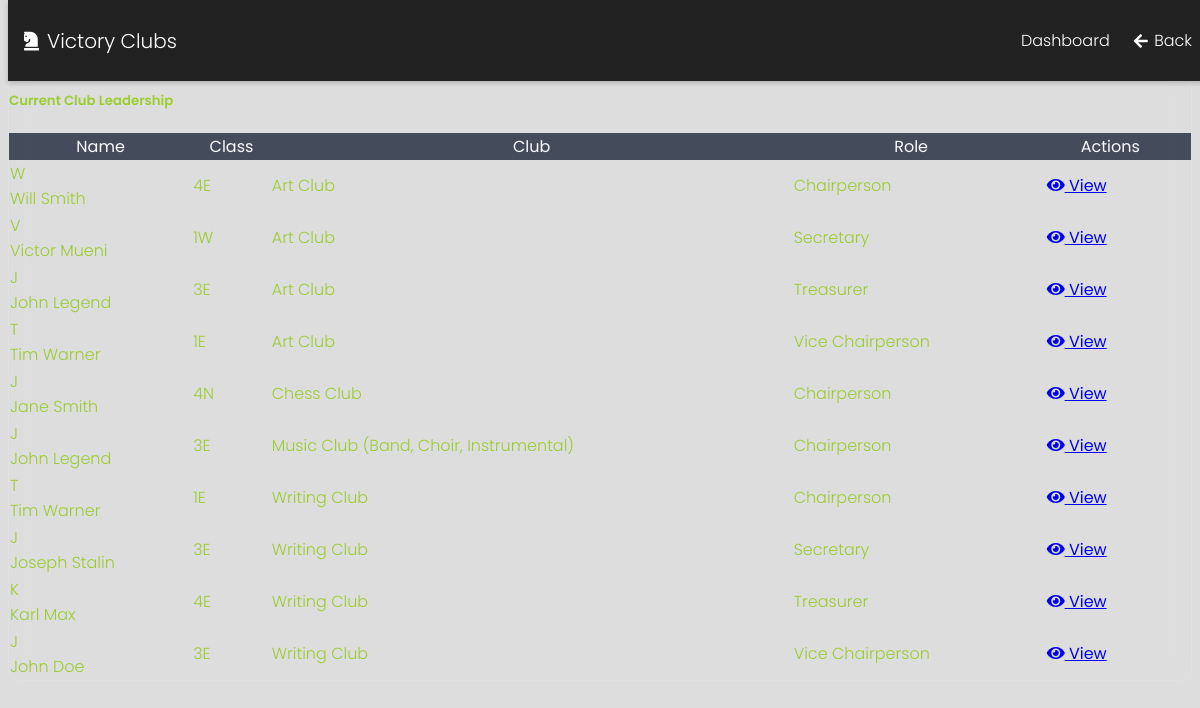
The app's page /all_leaders with its own data.
### tables this page shows
CREATE TABLE memberships (
  membership_id INTEGER PRIMARY KEY AUTOINCREMENT,
  student_id INTEGER NOT NULL,
  club_id INTEGER NOT NULL,
  role TEXT CHECK(role IN ('Member', 'Chairperson', 'Vice Chairperson', 'Secretary', 'Treasurer')) DEFAULT 'Member',
  joined_date TEXT NOT NULL,
  is_active INTEGER DEFAULT 1 CHECK(is_active IN (0, 1)),
  UNIQUE (student_id, club_id),
  FOREIGN KEY (student_id) REFERENCES students(student_id) ON DELETE CASCADE,
  FOREIGN KEY (club_id) REFERENCES clubs(club_id) ON DELETE CASCADE
);

CREATE TABLE students (
  student_id INTEGER PRIMARY KEY AUTOINCREMENT,
  admission_no TEXT NOT NULL UNIQUE,
  name TEXT NOT NULL,
  class TEXT NOT NULL
);

CREATE TABLE clubs (
  club_id INTEGER PRIMARY KEY AUTOINCREMENT,
  name TEXT NOT NULL,
  fee_amount REAL NOT NULL,  -- This was the missing column
  patron_id INTEGER,
  FOREIGN KEY (patron_id) REFERENCES patrons(patron_id)
);

### app/routes.py (the view)
    @app.route('/all_leaders')
    def all_leaders():
        leaders = membership_dao.get_all_leaders()
        return render_template('club_leaders.html', leaders=leaders)

### data_access/membership_dao.py (called while the page is built)
    def get_all_leaders(self):
        conn = get_db_connection()
        cursor = conn.cursor()
        cursor.execute("""
            SELECT s.student_id, s.name as student_name, s.class,
                   c.club_id, c.name as club_name, m.role
            FROM memberships m
            JOIN students s ON m.student_id = s.student_id
            JOIN clubs c ON m.club_id = c.club_id
            WHERE m.role IN ('Chairperson', 'Vice Chairperson', 'Secretary', 'Treasurer')
            AND m.is_active = 1
            ORDER BY c.name, m.role
        """)
        return [dict(row) for row in cursor.fetchall()]

### database/connection.py (called while the page is built)
def get_db_connection():
    if 'db' not in g:
        db_path = current_app.config['SQLALCHEMY_DATABASE_URI'].replace('sqlite:///', '')
        g.db = sqlite3.connect(db_path)
        g.db.row_factory = sqlite3.Row
    return g.db

### app/templates/club_leaders.html (shortened to what this page needs)
{% extends "base.html" %}
{% block content %}
<div class="card">
    <div class="card-body">
        <h5 class="card-title mb-4">Current Club Leadership</h5>
        <div class="table-responsive">
            <table class="table table-hover">
                <thead>
                    <tr>
                        <th>Name</th>
                        <th>Class</th>
                        <th>Club</th>
                        <th>Role</th>
                        <th>Actions</th>
                    </tr>
                </thead>
                <tbody>
                    {% for leader in leaders %}
                    <tr>
                        <td>
                            <div class="d-flex align-items-center">
                                <div class="avatar-sm bg-primary text-white rounded-circle d-flex align-items-center justify-content-center me-3">
                                    {{ leader.student_name[0] }}
                                </div>
                                <span>{{ leader.student_name }}</span>
                            </div>
                        </td>
                        <td>{{ leader.class }}</td>
                        <td>
                            <span class="badge bg-dark border border-light">{{ leader.club_name }}</span>
                        </td>
                        <td>
                            <span class="badge
                                {% if leader.role == 'Chairperson' %}bg-primary
                                {% elif leader.role == 'Vice Chairperson' %}bg-info
                                {% else %}bg-secondary{% endif %}">
                                {{ leader.role }}
                            </span>
                        </td>
                        <td>
                            <a href="{{ url_for('student_details', student_id=leader.student_id) }}"
                               class="btn btn-sm btn-outline-light">
                                <i class="fas fa-eye"></i> View
                            </a>
                        </td>
                    </tr>
                    {% endfor %}
                </tbody>
            </table>
        </div>
    </div>
</div>
{% endblock %}

### app/templates/base.html (style rules this page uses)
:root { --primary: #6366f1; --secondary: #8b5cf6; --dark: #1e293b; --light: #f8fafc; --success: #10b981; --warning: #f59e0b; --danger: #ef4444; --gray: #94a3b8; }
body { font-family: 'Poppins', sans-serif; background-color: #ddd; color: yellowgreen; min-height: 100vh; }
.card { border: 1px solid rgba(255,255,255,0.1); border-radius: 12px; backdrop-filter: blur(10px); transition: all 0.3s ease; }
.btn { border-radius: 8px; padding: 8px 16px; font-weight: 500; transition: all 0.3s ease; }
table { width: 100%; border-collapse: separate; border-spacing: 0; }
th { background-color: rgba(30, 41, 59, 0.8); color: var(--light); font-weight: 500; }
tr { transition: all 0.2s ease; }

### records on screen
memberships: name "W", student_name "Will Smith", class "4E", club_name "Art Club", role "Chairperson"
memberships: name "V", student_name "Victor Mueni", class "1W", club_name "Art Club", role "Secretary"
memberships: name "J", student_name "John Legend", class "3E", club_name "Art Club", role "Treasurer"
memberships: name "T", student_name "Tim Warner", class "1E", club_name "Art Club", role "Vice Chairperson"
memberships: name "J", student_name "Jane Smith", class "4N", club_name "Chess Club", role "Chairperson"
memberships: name "J", student_name "John Legend", class "3E", club_name "Music Club (Band, Choir, Instrumental)", role "Chairperson"
memberships: name "T", student_name "Tim Warner", class "1E", club_name "Writing Club", role "Chairperson"
memberships: name "J", student_name "Joseph Stalin", class "3E", club_name "Writing Club", role "Secretary"
memberships: name "K", student_name "Karl Max", class "4E", club_name "Writing Club", role "Treasurer"
memberships: name "J", student_name "John Doe", class "3E", club_name "Writing Club", role "Vice Chairperson"
